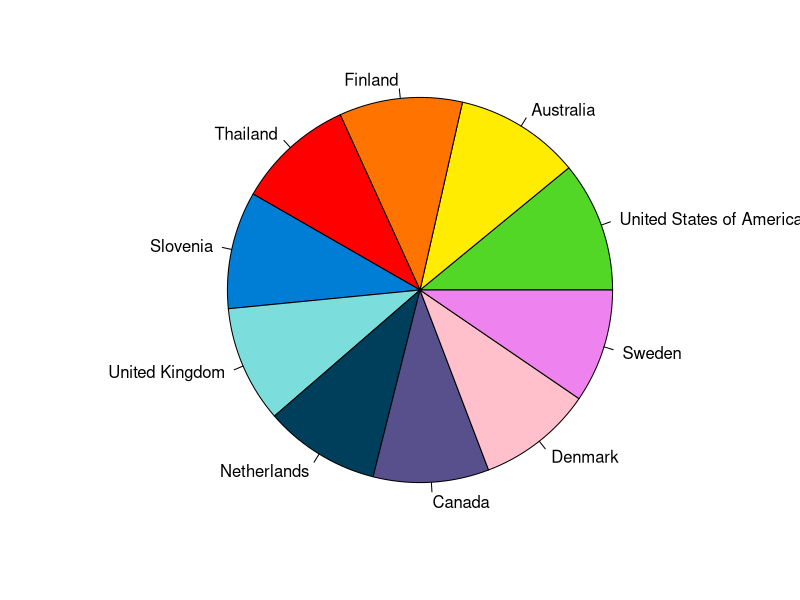

The R source for this figure:
library(ggplot2)

# pass in dataset needed for pie chart chart
top_10_scores_2019 <- read.csv("data/Top-10-GHS-Index-2019.csv")

# create a piechart for the top 10 index scores in the year 2019
piechart <- pie(top_10_scores_2019$OVERALL.SCORE, labels = top_10_scores_2019$Country, radius = 1,
              col = c("#52D726", "#FFEC00", "#FF7300", "red", "#007ED6", "#7CDDDD", "#003F5C", 
                      "#58508D", "pink", "violet"))
